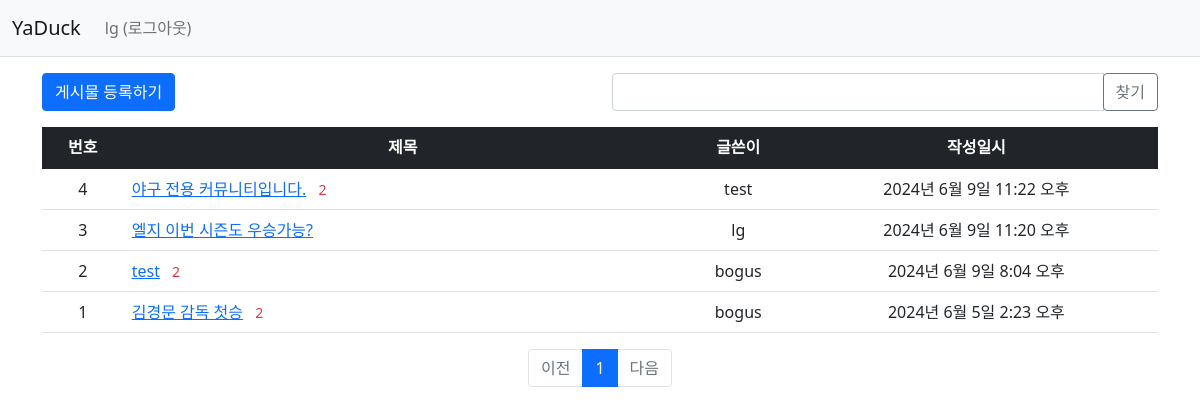
Screenshot of / (signed in) with the database file from the repository.
### yaduck/models.py (models this page shows, shortened)
class Question(models.Model):
    author = models.ForeignKey(User, on_delete=models.CASCADE, related_name='author_question')
    subject = models.CharField(max_length=200)
    content = models.TextField()
    create_date = models.DateTimeField()
    modify_date = models.DateTimeField(null=True, blank=True)
    voter = models.ManyToManyField(User, related_name='voter_question')
    category = models.ForeignKey(Category, on_delete=models.SET_NULL, null=True, related_name='questions')

### yaduck/views.py (the view, shortened to what this page needs)
# urls.py: path('', views.index),
def index(request):
    page = request.GET.get('page', '1')  # 페이지
    kw = request.GET.get('kw', '')  # 검색어
    question_list = Question.objects.order_by('-create_date')
    paginator = Paginator(question_list, 10)  # 페이지당 10개씩 보여주기
    page_obj = paginator.get_page(page)
    context = {'question_list': page_obj, 'page': page, 'kw': kw}
    return render(request, 'yaduck/question_list.html', context)

### yaduck/templatetags/yaduck_filter.py (called while the page is built)
@register.filter
def sub(value, arg):
    return value - arg

### templates/yaduck/question_list.html (shortened to what this page needs)
{% extends 'base.html' %}
{% load yaduck_filter %}
{% block content %}
<div class="container my-3">
    <div class="row my-3">
        <div class="col-6">
            <a href="{% url 'yaduck:question_create' %}" class="btn btn-primary">게시물 등록하기</a>
        </div>
        <div class="col-6">
            <div class="input-group">
                <input type="text" id="search_kw" class="form-control" value="{{ kw|default_if_none:'' }}">
                <div class="input-group-append">
                    <button class="btn btn-outline-secondary" type="button" id="btn_search">찾기</button>
                </div>
            </div>
        </div>
    </div>
    <table class="table">
        <thead>
        <tr class="text-center table-dark">
            <th>번호</th>
            <th style="width:50%">제목</th>
            <th>글쓴이</th>
            <th>작성일시</th>
        </tr>
        </thead>
        <tbody>
        {% if question_list %}
        {% for question in question_list %}
        <tr class="text-center">
            <td>
                {{ question_list.paginator.count|sub:question_list.start_index|sub:forloop.counter0|add:1 }}
            </td>
            <td class="text-start">
                <a href="{% url 'yaduck:detail' question.id %}">{{ question.subject }}</a>
                {% if question.answer_set.count > 0 %}
    <span class="text-danger small mx-2">{{ question.answer_set.count }}</span>
    {% endif %}
            </td>
            <td>{{ question.author.username }}</td>
            <td>{{ question.create_date }}</td>
        </tr>
        {% endfor %}
        {% else %}
        <tr>
            <td colspan="4">질문이 없습니다.</td>
        </tr>
        {% endif %}
        </tbody>
    </table>
    <ul class="pagination justify-content-center">
        {% if question_list.has_previous %}
        <li class="page-item">
            <a class="page-link" data-page="{{ question_list.previous_page_number }}"
               href="javascript:void(0)">이전</a>
        </li>
        {% else %}
        <li class="page-item disabled">
            <a class="page-link" tabindex="-1" aria-disabled="true"
               href="javascript:void(0)">이전</a>
        </li>
        {% endif %}
        {% for page_number in question_list.paginator.page_range %}
        {% if page_number >= question_list.number|add:-5 and page_number <= question_list.number|add:5 %}
        {% if page_number == question_list.number %}
        <li class="page-item active" aria-current="page">
            <a class="page-link" data-page="{{ page_number }}"
               href="javascript:void(0)">{{ page_number }}</a>
        </li>
        {% else %}
        <li class="page-item">
            <a class="page-link" data-page="{{ page_number }}"
               href="javascript:void(0)">{{ page_number }}</a>
        </li>
        {% endif %}
        {% endif %}
        {% endfor %}
        {% if question_list.has_next %}
        <li class="page-item">
            <a class="page-link" data-page="{{ question_list.next_page_number }}"
               href="javascript:void(0)">다음</a>
        </li>
        {% else %}
        <li class="page-item disabled">
            <a class="page-link" tabindex="-1" aria-disabled="true"
               href="javascript:void(0)">다음</a>
        </li>
        {% endif %}
    </ul>
</div>
{% endblock %}

### templates/navbar.html (shortened to what this page needs)
<nav class="navbar navbar-expand-lg navbar-light bg-light border-bottom">
    <div class="container-fluid">
        <a class="navbar-brand" href="{% url 'yaduck:index' %}">YaDuck</a>
        <div class="collapse navbar-collapse" id="navbarSupportedContent">
            <ul class="navbar-nav me-auto mb-2 mb-lg-0">
                <li class="nav-item">
                    {% if user.is_authenticated %}
                    <a class="nav-link" href="{% url 'common:logout' %}">{{ user.username }} (로그아웃)</a>
                    {% else %}
                    <a class="nav-link" href="{% url 'common:login' %}">로그인</a>
                    {% endif %}
                </li>
            </ul>
        </div>
    </div>
</nav>

### rows the page displays
Question: paginator.count|sub "4", subject "야구 전용 커뮤니티입니다.", answer_set.count "2", author.username "test", create_date "2024년 6월 9일 11:22 오후"
Question: paginator.count|sub "3", subject "엘지 이번 시즌도 우승가능?", author.username "lg", create_date "2024년 6월 9일 11:20 오후"
Question: paginator.count|sub "2", subject "test", answer_set.count "2", author.username "bogus", create_date "2024년 6월 9일 8:04 오후"
Question: paginator.count|sub "1", subject "김경문 감독 첫승", answer_set.count "2", author.username "bogus", create_date "2024년 6월 5일 2:23 오후"

### other values shown
{{ user.username }} "lg"
{{ page_number }} "1"
